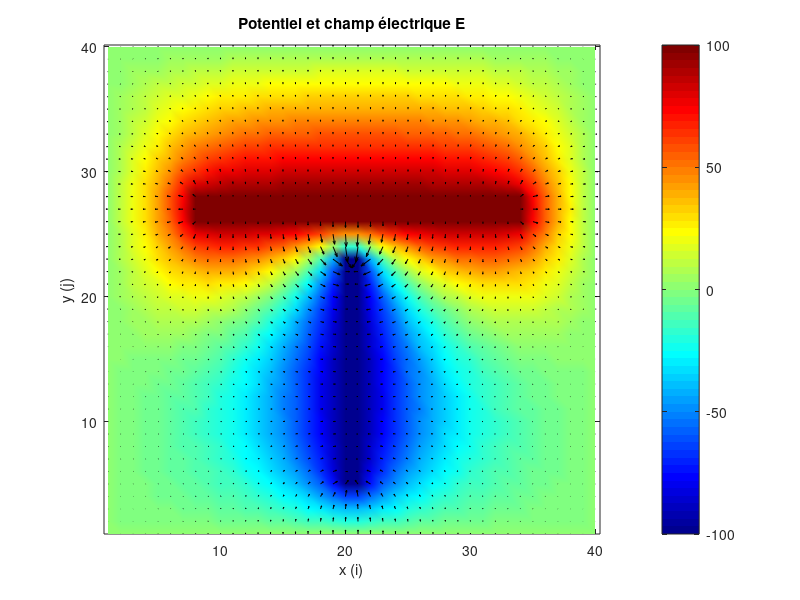

Write the MATLAB code that produced this figure.
% TP02 — Résolution de l'équation de Laplace avec test de convergence
clear
close all
clc

epsilon0= 8.854e-12; % F/m

%% Dimensions / maillage
d = 0;
dx = 1; % cm
dy = 1; % cm
Nx = 40 + d;
Ny = 40 + d;

%% Potentiels / sources
v0 = 0;
v1 = 100;
v2 = -100;

%% Initialisation de la matrice de calcul
V = zeros(Nx, Ny);

%% Définition des conducteurs
x1 = 8:34;
y1 = 26:28;
V(x1, y1) = v1;

x2 = 20:21;
y2 = 5:23;
V(x2, y2) = v2;

%% Conditions aux limites
V(1, :)   = v0;  % bord gauche
V(Nx, :)  = v0;  % bord droit
V(:, 1)   = v0;  % bord bas
V(:, Ny)  = v0;  % bord haut

%% Boucle de calcul
Niter = 5000;       % max d'itérations
tol   = 1e-2;       % tolérance de convergence
diffmax = Inf;      % initialisation

for k = 1:Niter
    Vn = V;

    for i = 2:(Nx-1)
        for j = 2:(Ny-1)
            % Ne pas modifier les conducteurs
            if (any(i == x1) && any(j == y1)) || (any(i == x2) && any(j == y2))
                continue;
            end
            % Calcul de la nouvelle valeur (moyenne des 4 voisins)
            Vn(i,j) = 0.25 * (V(i+1,j) + V(i-1,j) + V(i,j+1) + V(i,j-1));
        end
    end

    % Réaffecter les conducteurs
    Vn(x1, y1) = v1;
    Vn(x2, y2) = v2;

    % Calcul de la différence maximale
    diffmax = max(max(abs(Vn - V)));

    % Mise à jour
    V = Vn;

    % Test de convergence
    if diffmax < tol
        fprintf('Convergence atteinte après %d itérations (différence max = %.6f)\n', k, diffmax);
        break;
    end
end

##%% --- Représentation du potentiel ---
##figure;
##pcolor(V');
##shading interp;
##colorbar;
##colormap jet;
##title(['Potentiel après ', num2str(k), ' itérations (tolérance = ', num2str(tol), ' V)']);
##xlabel('x (i)');
##ylabel('y (j)');
##axis equal tight;
##
##%% --- Lignes équipotentielles ---
##figure;
##contour(V', 20, 'LineWidth', 1.5);
##colorbar;
##colormap jet;
##title('Lignes équipotentielles');
##xlabel('x (i)');
##ylabel('y (j)');
##axis equal tight;

%% --- Champ électrique ---
[dVdx, dVdy] = gradient(V', dx, dy);

% Champ électrique : E = -grad(V)
Ex = -dVdx;
Ey = -dVdy;

% Coordonnées du maillage
[x, y] = meshgrid(1:Ny, 1:Nx);


% Superposition du champ E sur le potentiel
figure;
pcolor(V');
shading interp;
hold on;
%contour(V', 20, 'k');   % lignes noires par-dessus la carte de potentiel
quiver(x', y', Ex', Ey', 'k');
colorbar;
colormap jet;
title('Potentiel et champ électrique \bfE');
xlabel('x (i)');
ylabel('y (j)');
axis equal tight;
